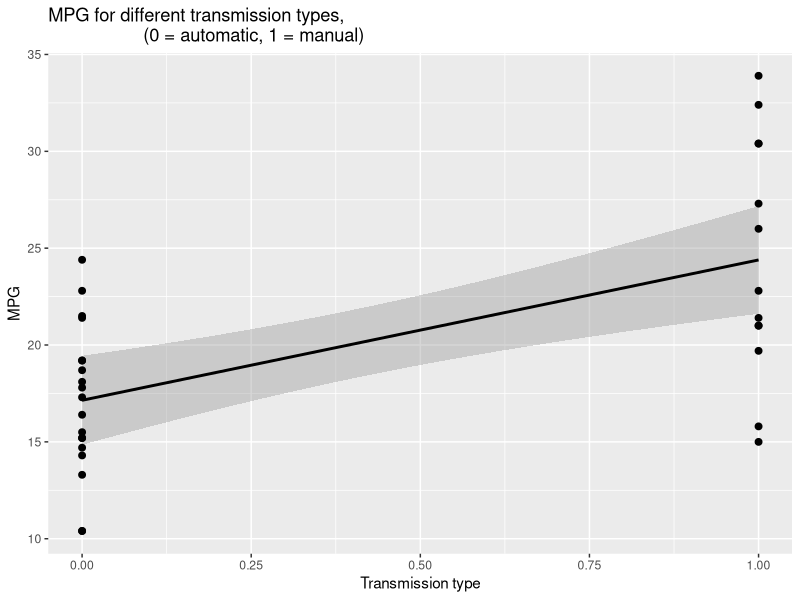
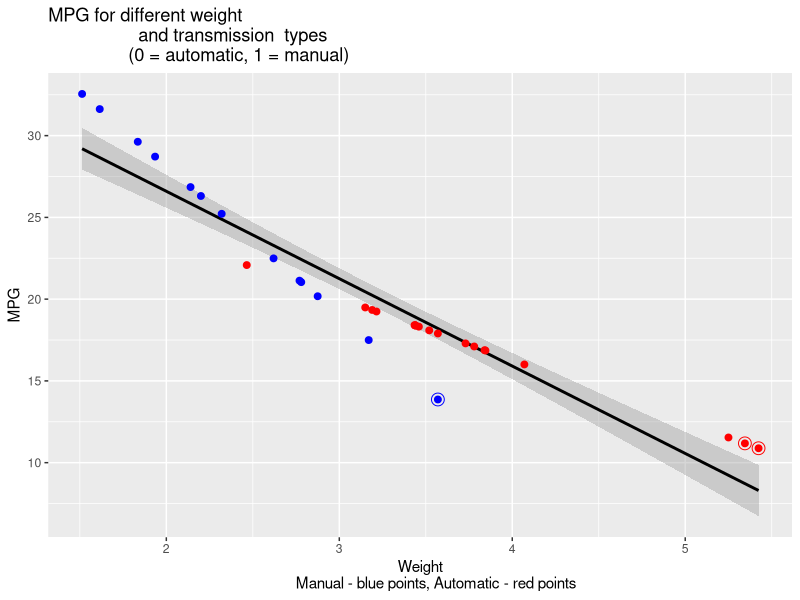
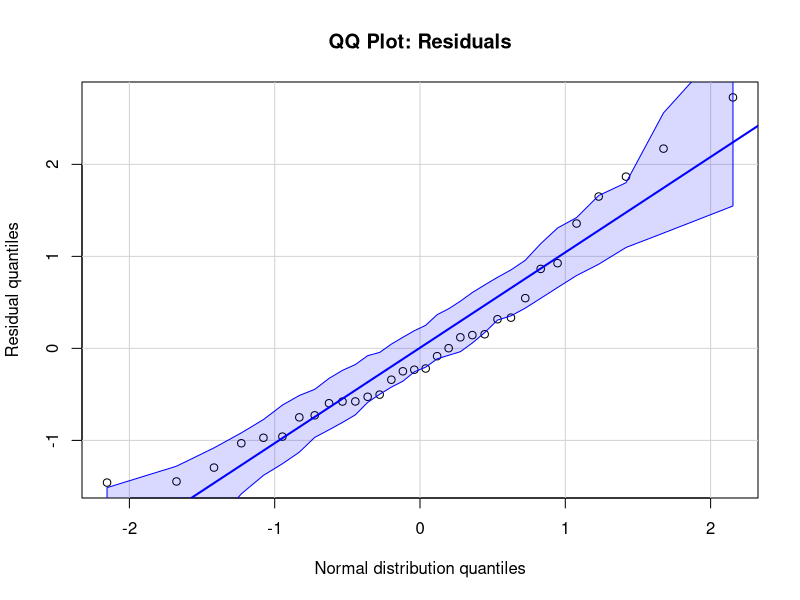
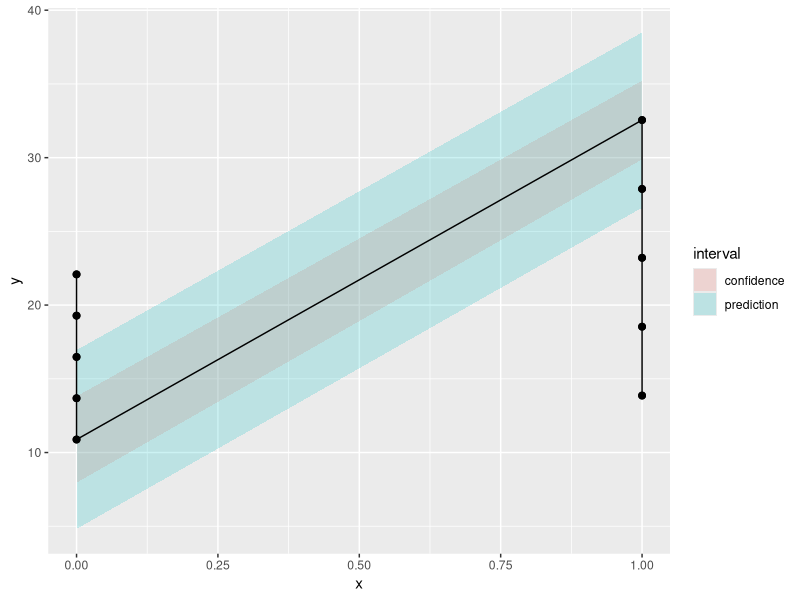

R code for these plots, in order:
## ---- chunk 1
data(mtcars)
## help("mtcars")
library(ggplot2)
g = ggplot(mtcars, aes(x = am, y = mpg))
g = g + geom_smooth(method = "lm", colour = "black")
g = g + geom_point(size = 2, colour = "black")
g = g + ggtitle("MPG for different transmission types,
                   (0 = automatic, 1 = manual)")
g = g + ylab("MPG") + xlab("Transmission type")
g
## ---- chunk 2
sample0 <- mtcars$mpg[mtcars$am==0]; sample1 <- mtcars$mpg[mtcars$am==1]
t <- t.test(sample0,sample1,alternative="less")
sprintf("T-test p-value: %.4f", t$p.value);  t$estimate
## ---- chunk 3
simplemodel <- lm(mpg ~ factor(am) ,data = mtcars)
s <- summary(simplemodel)
s$coefficients; sprintf("R squared: %.2f; SSE: %.2f", s$r.squared, s$sigma) 
## ---- chunk 4
mymodel <- lm(mpg ~ factor(am)*wt ,data = mtcars)
s <- summary(mymodel)
s$coefficients; sprintf("R squared: %.2f; SSE: %.2f", s$r.squared, s$sigma) 
## ---- chunk 5
mtcars = transform(mtcars,y = mymodel$fitted.values)
g = ggplot(mtcars, aes(x = wt, y = y))
g = g + geom_smooth(method = "lm", colour = "black")
g = g + geom_point(data = subset(mtcars, am == 0),size = 2, colour = "red")
g = g + geom_point(data = subset(mtcars, am == 1),size = 2, colour = "blue")
g = g + geom_point(data = subset(mtcars, rownames(mtcars)=="Maserati Bora"),size = 4, pch=21, colour = "blue")
g = g + geom_point(data = subset(mtcars, rownames(mtcars)=="Lincoln Continental"),size = 4, pch=21, colour = "red")
g = g + geom_point(data = subset(mtcars, rownames(mtcars)=="Chrysler Imperial"),size = 4, pch=21, colour = "red")
g = g + ggtitle("MPG for different weight 
                  and transmission  types 
                (0 = automatic, 1 = manual)")
g = g + ylab("MPG") + xlab("Weight
        Manual - blue points, Automatic - red points")
g
## ---- chunk 6
sort(hatvalues(mymodel),decreasing=TRUE)[1:3]
## ---- chunk 7
library(lmtest)
sprintf("BP Test p-value: %.2f; SW Test p-value: %.2f ", bptest(mymodel)$p.value, 
        shapiro.test(mymodel$residuals)$p.value) 
## ---- chunk 8
library(car)
qqp(mymodel,id=FALSE, distribution="norm", ylab="Residual quantiles",
    xlab="Normal distribution quantiles",
    main="QQ Plot: Residuals")
## ---- chunk 9
x1 <- mtcars$wt[mtcars$am==0]; x2 <- mtcars$wt[mtcars$am==1]
newx = data.frame(cbind(am = c(rep(0,5),rep(1,5)),wt = c(seq(min(x1), max(x1), length = 5),seq(min(x2), max(x2), length = 5))))
p1 = data.frame(predict(mymodel, newdata= newx,interval = ("confidence"))) 
p2 = data.frame(predict(mymodel, newdata= newx,interval = ("prediction"))) 
p1$interval = "confidence"; p1$x = newx$am
p2$interval = "prediction"; p2$x = newx$am
dat = rbind(p1, p2); names(dat)[1] = "y"
g = ggplot(as.data.frame(dat), aes(x = x, y = y))
g = g + geom_ribbon(aes(ymin = lwr, ymax = upr, fill = interval), alpha = 0.2) 
g = g + geom_line()
g = g + geom_point(data = dat, aes(x = x, y = y), size = 2)
g
